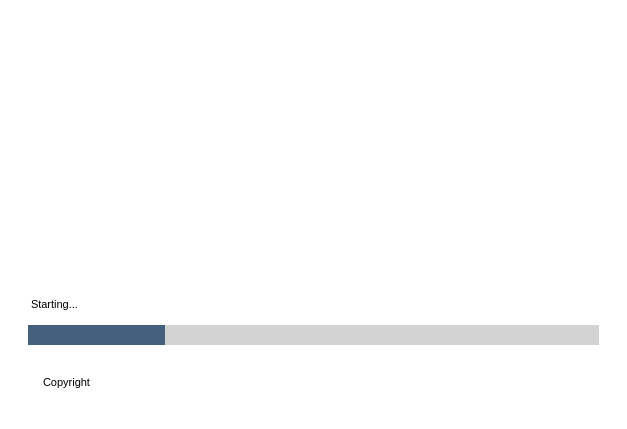
<?xml version="1.0" encoding="UTF-8"?>
<ui version="4.0">
 <class>Dialog</class>
 <widget class="QDialog" name="Dialog">
  <property name="windowModality">
   <enum>Qt::ApplicationModal</enum>
  </property>
  <property name="geometry">
   <rect>
    <x>0</x>
    <y>0</y>
    <width>627</width>
    <height>429</height>
   </rect>
  </property>
  <property name="contextMenuPolicy">
   <enum>Qt::DefaultContextMenu</enum>
  </property>
  <property name="windowTitle">
   <string>Loading...</string>
  </property>
  <property name="windowIcon">
   <iconset>
    <normaloff>../png/logo.png</normaloff>../png/logo.png</iconset>
  </property>
  <property name="styleSheet">
   <string notr="true">background-color:white</string>
  </property>
  <property name="modal">
   <bool>true</bool>
  </property>
  <widget class="QLabel" name="label">
   <property name="geometry">
    <rect>
     <x>536</x>
     <y>190</y>
     <width>91</width>
     <height>91</height>
    </rect>
   </property>
   <property name="contextMenuPolicy">
    <enum>Qt::NoContextMenu</enum>
   </property>
   <property name="layoutDirection">
    <enum>Qt::LeftToRight</enum>
   </property>
   <property name="styleSheet">
    <string notr="true"/>
   </property>
   <property name="frameShape">
    <enum>QFrame::NoFrame</enum>
   </property>
   <property name="frameShadow">
    <enum>QFrame::Raised</enum>
   </property>
   <property name="text">
    <string/>
   </property>
   <property name="pixmap">
    <pixmap>../png/honhai.png</pixmap>
   </property>
   <property name="scaledContents">
    <bool>true</bool>
   </property>
  </widget>
  <widget class="QLabel" name="label_2">
   <property name="geometry">
    <rect>
     <x>518</x>
     <y>346</y>
     <width>71</width>
     <height>71</height>
    </rect>
   </property>
   <property name="contextMenuPolicy">
    <enum>Qt::NoContextMenu</enum>
   </property>
   <property name="layoutDirection">
    <enum>Qt::LeftToRight</enum>
   </property>
   <property name="styleSheet">
    <string notr="true"/>
   </property>
   <property name="frameShape">
    <enum>QFrame::NoFrame</enum>
   </property>
   <property name="frameShadow">
    <enum>QFrame::Raised</enum>
   </property>
   <property name="text">
    <string/>
   </property>
   <property name="pixmap">
    <pixmap>../png/logo.png</pixmap>
   </property>
   <property name="scaledContents">
    <bool>true</bool>
   </property>
  </widget>
  <widget class="QLabel" name="label_3">
   <property name="geometry">
    <rect>
     <x>43</x>
     <y>367</y>
     <width>81</width>
     <height>31</height>
    </rect>
   </property>
   <property name="font">
    <font>
     <family>Arial</family>
     <pointsize>8</pointsize>
    </font>
   </property>
   <property name="text">
    <string>Copyright</string>
   </property>
  </widget>
  <widget class="QProgressBar" name="progressBar">
   <property name="geometry">
    <rect>
     <x>28</x>
     <y>325</y>
     <width>571</width>
     <height>20</height>
    </rect>
   </property>
   <property name="styleSheet">
    <string notr="true">    QProgressBar {
border:None; background:lightgrey
    }
    QProgressBar::chunk {
        background-color: #45607c;   /* azul */
    }</string>
   </property>
   <property name="value">
    <number>24</number>
   </property>
   <property name="textVisible">
    <bool>false</bool>
   </property>
  </widget>
  <widget class="QLabel" name="startlabel">
   <property name="geometry">
    <rect>
     <x>31</x>
     <y>289</y>
     <width>561</width>
     <height>31</height>
    </rect>
   </property>
   <property name="font">
    <font>
     <family>Arial</family>
     <pointsize>8</pointsize>
    </font>
   </property>
   <property name="text">
    <string>Starting...</string>
   </property>
  </widget>
  <widget class="QLabel" name="label_5">
   <property name="geometry">
    <rect>
     <x>0</x>
     <y>0</y>
     <width>631</width>
     <height>281</height>
    </rect>
   </property>
   <property name="contextMenuPolicy">
    <enum>Qt::NoContextMenu</enum>
   </property>
   <property name="layoutDirection">
    <enum>Qt::LeftToRight</enum>
   </property>
   <property name="styleSheet">
    <string notr="true"/>
   </property>
   <property name="frameShape">
    <enum>QFrame::NoFrame</enum>
   </property>
   <property name="frameShadow">
    <enum>QFrame::Raised</enum>
   </property>
   <property name="text">
    <string/>
   </property>
   <property name="pixmap">
    <pixmap>../png/bg.png</pixmap>
   </property>
  </widget>
  <zorder>startlabel</zorder>
  <zorder>label_5</zorder>
  <zorder>label</zorder>
  <zorder>label_2</zorder>
  <zorder>label_3</zorder>
  <zorder>progressBar</zorder>
 </widget>
 <resources/>
 <connections/>
</ui>
